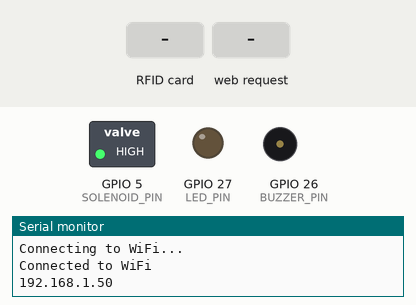
Recording of a sketch running on a simulated ESP32. Parts: switched loads named in the sketch (green lamp = pin HIGH), output pins drawn as LEDs (lit = HIGH), buzzer (waves = sounding), the last lines printed to the serial monitor. The test bench sets the inputs (shaded band). WiFi joins after 1.5 s; servers stay silent unless stated.

Above: at 3.2 s.
3.3 s: RFID card 12 34 56 78 held to the reader
At 4.7 s:
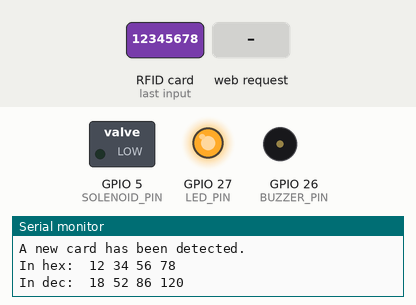
5.0 s: HTTP request GET /unlock received
At 6.65 s:
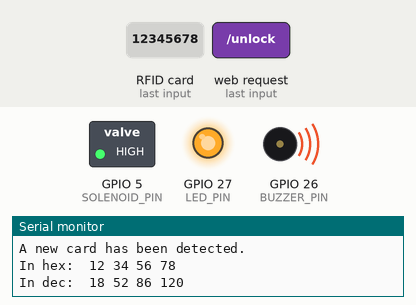
8.0 s: RFID card 5E 7A 19 C4 held to the reader
At 11.0 s:
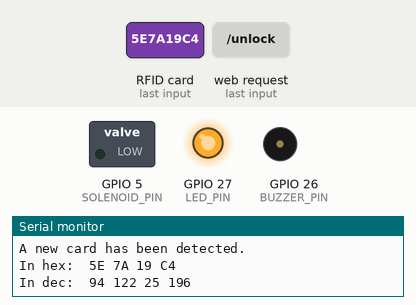
Timing chart, 0 to 14.5 s (numbered marks = the images above; inputs shaded):
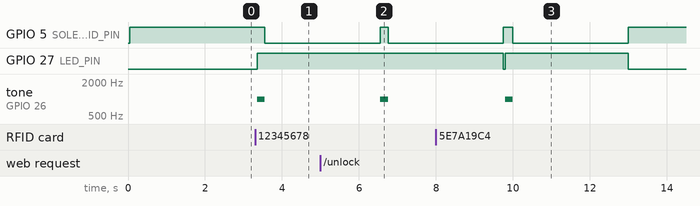

Measured:
- after the input at 3.3 s, GPIO 5 (SOLENOID_PIN): HIGH → LOW after 0.25 s; GPIO 27 (LED_PIN): LOW → HIGH after 0.05 s; tone on GPIO 26 (BUZZER_PIN): silent → 1000 Hz after 0.05 s, → silent 0.20 s later
- after the input at 5.0 s, GPIO 27 (LED_PIN): stays HIGH (without the input it goes to LOW after 1.6 s); tone on GPIO 26 (BUZZER_PIN): silent → 1000 Hz after 1.6 s, → silent 0.20 s later
- after the input at 8.0 s, tone on GPIO 26 (BUZZER_PIN): silent → 1000 Hz after 1.8 s, → silent 0.20 s later

The sketch:

Smart_Loker.ino
```cpp
#include <SPI.h>
#include <MFRC522.h>
#include <WiFi.h>
#include <WebServer.h>

#define SS_PIN 21   // SDA
#define RST_PIN 22  // RST
#define BUZZER_PIN 26   // Buzzer
#define LED_PIN 27      // LED
#define SOLENOID_PIN 5  // Solenoid Door Lock

const char* ssid = "G";
const char* password = "12345678";
WebServer server(80);

MFRC522 rfid(SS_PIN, RST_PIN);
MFRC522::MIFARE_Key key;
byte nuidPICC[4];

void setup() {
  Serial.begin(9600);
  SPI.begin();
  rfid.PCD_Init();
  pinMode(BUZZER_PIN, OUTPUT); // Buzzer
  pinMode(LED_PIN, OUTPUT); // LED
  pinMode(SOLENOID_PIN, OUTPUT); // Solenoid

  for (byte i = 0; i < 6; i++) {
    key.keyByte[i] = 0xFF;
  }
  digitalWrite(SOLENOID_PIN, HIGH);

  WiFi.begin(ssid, password);
  while (WiFi.status() != WL_CONNECTED) {
    delay(1000);
    Serial.println("Connecting to WiFi...");
  }

  Serial.println("Connected to WiFi");
  Serial.println(WiFi.localIP());

  server.on("/unlock", handleUnlock);
  server.begin();
}

void loop() {
  server.handleClient();
  if (!rfid.PICC_IsNewCardPresent())
    return;

  if (!rfid.PICC_ReadCardSerial())
    return;

  Serial.print(F("PICC type: "));
  MFRC522::PICC_Type piccType = rfid.PICC_GetType(rfid.uid.sak);
  Serial.println(rfid.PICC_GetTypeName(piccType));

  if (piccType != MFRC522::PICC_TYPE_MIFARE_MINI &&
      piccType != MFRC522::PICC_TYPE_MIFARE_1K &&
      piccType != MFRC522::PICC_TYPE_MIFARE_4K)
  {
    Serial.println(F("Your tag is not of type MIFARE Classic."));
    tone(BUZZER_PIN,1000);
    delay(200);
    noTone(BUZZER_PIN);
    delay(200);
    tone(BUZZER_PIN,1000);
    delay(200);
    noTone(BUZZER_PIN);
    return;
  }

  if( rfid.uid.uidByte[0] != nuidPICC[0] ||
      rfid.uid.uidByte[1] != nuidPICC[1] ||
      rfid.uid.uidByte[2] != nuidPICC[2] ||
      rfid.uid.uidByte[3] != nuidPICC[3] )
  {
    Serial.println(F("A new card has been detected."));

    for (byte i = 0; i < 4; i++) {
      nuidPICC[i] = rfid.uid.uidByte[i];
    }

    Serial.print(F("In hex: "));
    printHex(rfid.uid.uidByte, rfid.uid.size);
    Serial.println();
    Serial.print(F("In dec: "));
    printDec(rfid.uid.uidByte, rfid.uid.size);
    Serial.println();

    tone(BUZZER_PIN,1000);
    digitalWrite(LED_PIN, HIGH);
    delay(200);
    noTone(BUZZER_PIN);
    digitalWrite(SOLENOID_PIN,LOW);
    delay(3000);
    digitalWrite(SOLENOID_PIN,HIGH);
    digitalWrite(LED_PIN, LOW);
    return;

  }

  if( rfid.uid.uidByte[0] == nuidPICC[0] ||
      rfid.uid.uidByte[1] == nuidPICC[1] ||
      rfid.uid.uidByte[2] == nuidPICC[2] ||
      rfid.uid.uidByte[3] == nuidPICC[3] )
  {
    Serial.println(F("Card read previously."));

    tone(BUZZER_PIN,1000);
    digitalWrite(LED_PIN, HIGH);
    delay(200);
    noTone(BUZZER_PIN);
    digitalWrite(SOLENOID_PIN,LOW);
    delay(3000);
    digitalWrite(SOLENOID_PIN,HIGH);
    digitalWrite(LED_PIN, LOW);
    return;
  }

  rfid.PICC_HaltA();
  rfid.PCD_StopCrypto1();
}

void handleUnlock() {
  tone(BUZZER_PIN,1000);
  digitalWrite(LED_PIN, HIGH);
  delay(200);
  noTone(BUZZER_PIN);
  digitalWrite(SOLENOID_PIN,LOW);
  delay(3000);
  digitalWrite(SOLENOID_PIN,HIGH);
  digitalWrite(LED_PIN, LOW);
  server.send(200, "text/plain", "Locker unlocked");
}

void printHex(byte *buffer, byte bufferSize) {
  for (byte i = 0; i < bufferSize; i++) {
    Serial.print(buffer[i] < 0x10 ? " 0" : " ");
    Serial.print(buffer[i], HEX);
  }
}

void printDec(byte *buffer, byte bufferSize) {
  for (byte i = 0; i < bufferSize; i++) {
    Serial.print(' ');
    Serial.print(buffer[i], DEC);
  }
}
```
